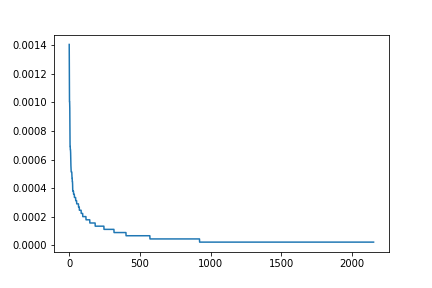

The Python source for this figure:
# -*- coding: utf-8 -*-
"""
Created on Mon Nov 20 19:52:47 2017

@author: Feranmi
"""
from nltk.text import TextCollection
import math

# Here documents is the list of all text documents
documents = []
count = 1
with open("wikitexts.txt") as infile:
    for line in infile:            
        for res in line.split("\n"):   
            if len(res) != 0:
                documents.append(res)            
#                with open('d'+ str(count) + '.txt', 'w') as output:
#                    output.write(res)
#            
#                count += 1

# This is the combination of all texts documents           
allDocuments = TextCollection(documents)      
#print(len(allDocuments))

# This will contains words with length greater than or equal to 4
# and consist of unique words
word_len = []      
for doc in documents:   
    for word in doc.split():
        if len(word) >= 4 and word not in word_len:
            word_len.append(word)
            
# here the list is sorted
word_len = sorted(word_len)

# This function is for tf(w, D) that is the numbers of times the term w 
# occur in all Documents
def tf_func(word, DocsList, allDocs):      
    #for word in wordLen:
    word_count_overall = 0    
    for d in DocsList:                        
        word_count_per_doc = d.count(word)                     
        word_count_overall += word_count_per_doc     
               
    tf = word_count_overall / len(allDocs)
    return tf
          
# This is for idf(w, D) that is the inverse document frequence.Here df(w, D)
# is very useful and df(w, D) is the number of documents in the collection of
# Documents that contain at least one occurence of term w
# df(w, D)
def idf_func(word, DocsList):
    
    n = len(DocsList)
    count = 0
    for doc in DocsList:                   
        # This is used for df
        word_count = doc.count(word)
        if word_count > 0:
            count += 1
                    
    df = count/n                   
    idf = math.log(n/(1+df))  
    
    return idf
    
# This is tf(w, di) which is the number of times term w occur in one document di
# and this is calculated for each document and used in combination with
# idf_funct to get tf_idf(w, di)
def tf_docfunc(word, doc):     
   
   word_count_per_doc = doc.count(word)                    
   tf_doc = word_count_per_doc / len(doc)
                
   tf_ = tf_doc
   return tf_ 
    
# Writing part
# tf(w, D) for plotting graph
tf_wD_list = []
with open('frequencies.txt', 'w') as output:
    for word in word_len:
        output.write(word)
        output.write(' ')
        second = tf_func(word, documents, allDocuments)
        tf_wD_list.append(second)
        output.write(str(second))
        output.write(' ')
        param0 = idf_func(word, documents)
        for doc in documents:
            param1 = tf_docfunc(word, doc)
            tf_idf = param0 * param1
            output.write(str(tf_idf))
            output.write(' ')
        output.write('\n')
        
# Plotting section
tf_wD_list.sort(reverse = True)
import matplotlib.pyplot as plt
plt.plot(tf_wD_list)

plt.savefig("frequencies.png")
plt.show()


 

        


            







